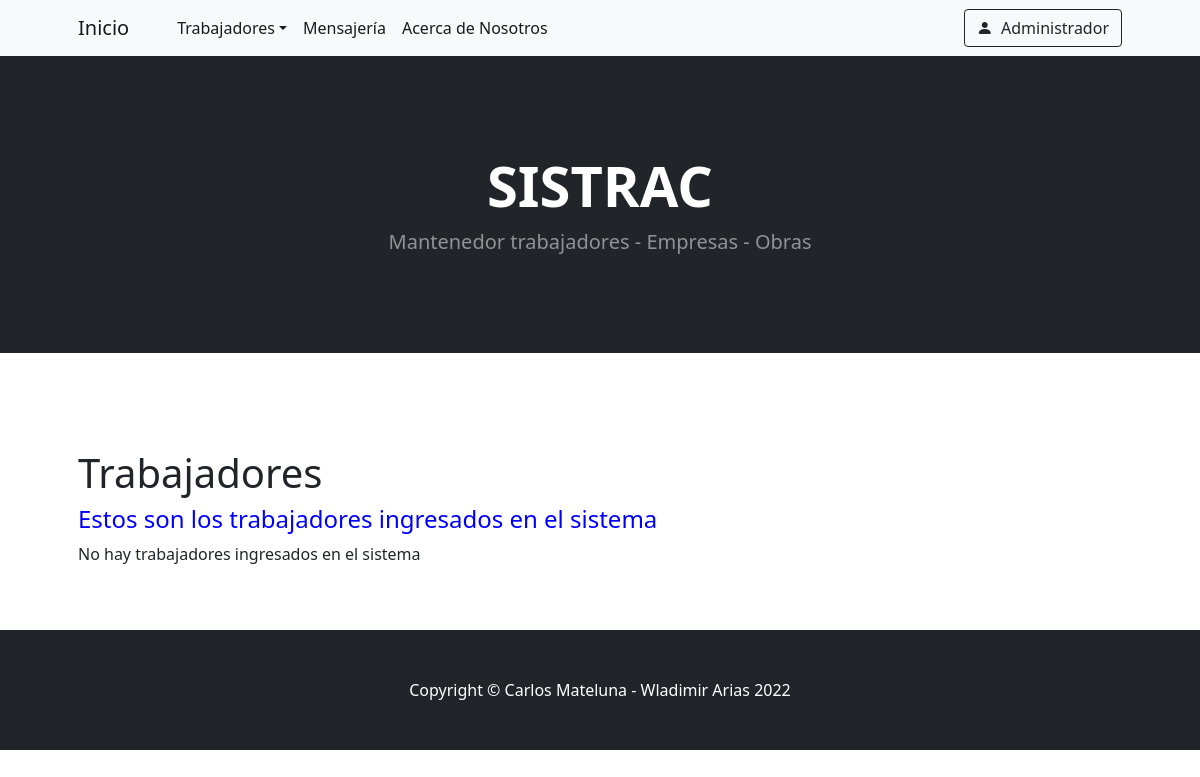
Page /app/lista_trabajadores/ (signed in) on the earlier database version.
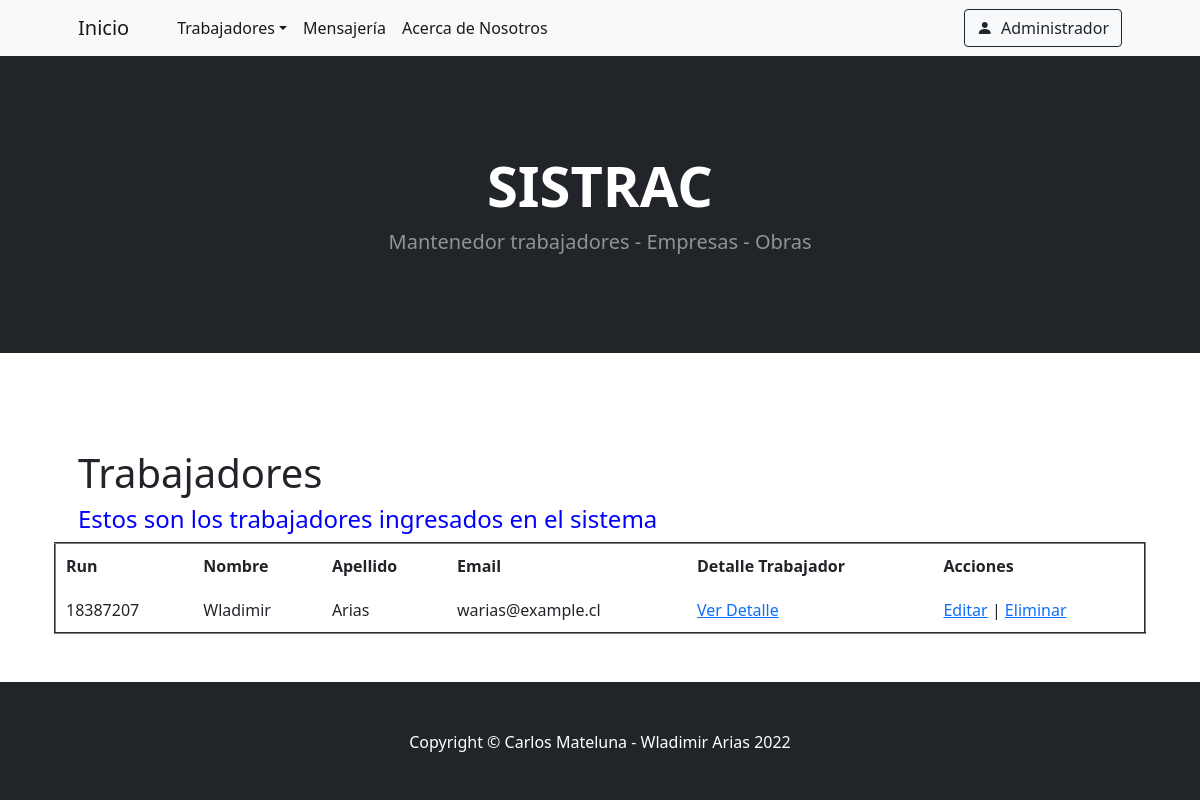
Same page on the later database version.
### app/models.py (models this page shows, shortened)
class Trabajadores(models.Model):
    run = models.IntegerField()
    nombre = models.CharField(max_length=250)
    apellido = models.CharField(max_length=250)
    edad = models.IntegerField()
    email = models.EmailField()
    cargo = models.CharField(max_length=100)
    imagen_cargo = models.ImageField(upload_to="trabajadores", null=True, blank=True)
    user = models.ForeignKey(User, on_delete=models.CASCADE)
    fecha_ingreso = models.DateField()

### app/views.py (the view)
# urls.py: path("lista_trabajadores/", lista_trabajadores, name="app-list-trabajadores"),
@login_required
def lista_trabajadores(request, id=None):
    errores = ""
    trabajadores = Trabajadores.objects.all().order_by("nombre")
    contexto = {"listado_trabajadores": trabajadores, "errores": errores}
    return render(request, "app/trabajadores.html", contexto)

### app/templates/app/trabajadores.html (shortened to what this page needs)
{% extends 'app/base.html' %} {% block contenido %}
<h1>Trabajadores</h1>
<h4 style="color: blue;">Estos son los trabajadores ingresados en el sistema</h4>
 {% if listado_trabajadores %}
<table cellspacing="10" cellpadding="10" border="2">
    <thead>
        <tr>
            <th>Run</th>
            <th>Nombre</th>
            <th>Apellido</th>
            <th>Email</th>
            <th>Detalle Trabajador</th>
            <th>Acciones</th>
        </tr>
    </thead>
    <tbody>
        {% for trabajador in listado_trabajadores %}
        <tr>
            <td>{{ trabajador.run }}</td>
            <td>{{ trabajador.nombre }}</td>
            <td>{{ trabajador.apellido }}</td>
            <td>{{ trabajador.email }}</td>
            <td><a href="{% url 'app-detalle-trabajador' trabajador.id %}">Ver Detalle</a></td>
            <td><a href="{% url 'app-editar-trabajador' trabajador.id %}">Editar</a> | <a href="{% url 'app-confirm-eliminar-trabajador' trabajador.id %}">Eliminar</a></td>
        </tr>
        {% endfor %}
    </tbody>
</table>
{% else %}
<p>No hay trabajadores ingresados en el sistema</p>
{% endif %} {% endblock %}

Differences in the rows shown:
now on this page (row edited): Trabajadores: run "18387207", nombre "Wladimir", apellido "Arias", email "warias@example.cl"
Other differences:
text no longer shown: "No hay trabajadores ingresados en el sistema"
text now shown: "Run Nombre Apellido Email Detalle Trabajador Acciones"
